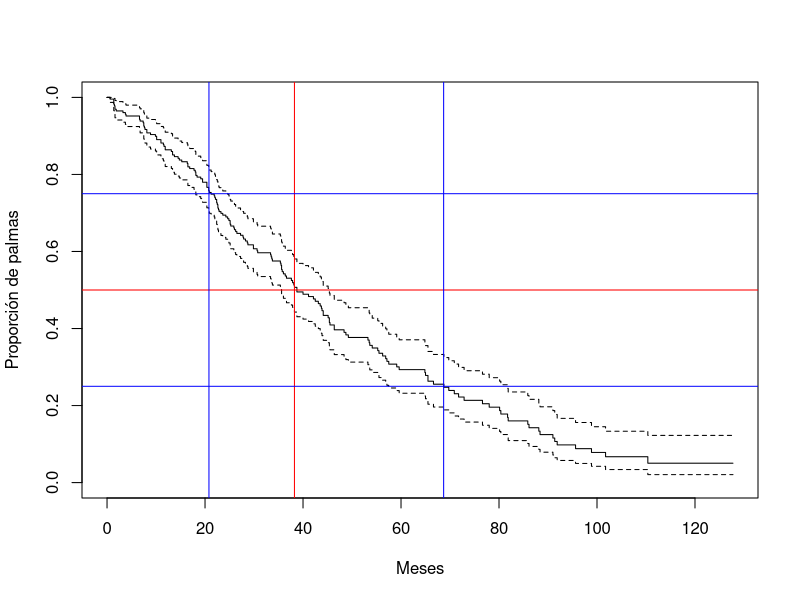
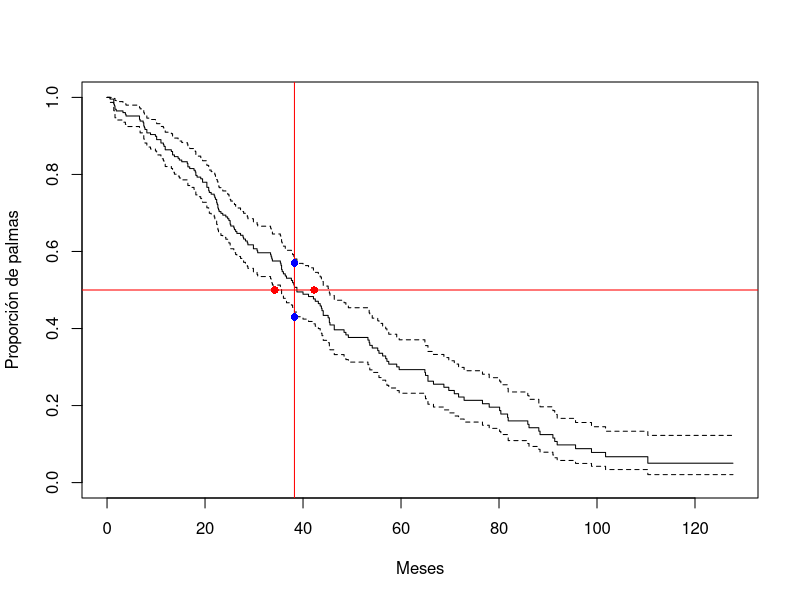
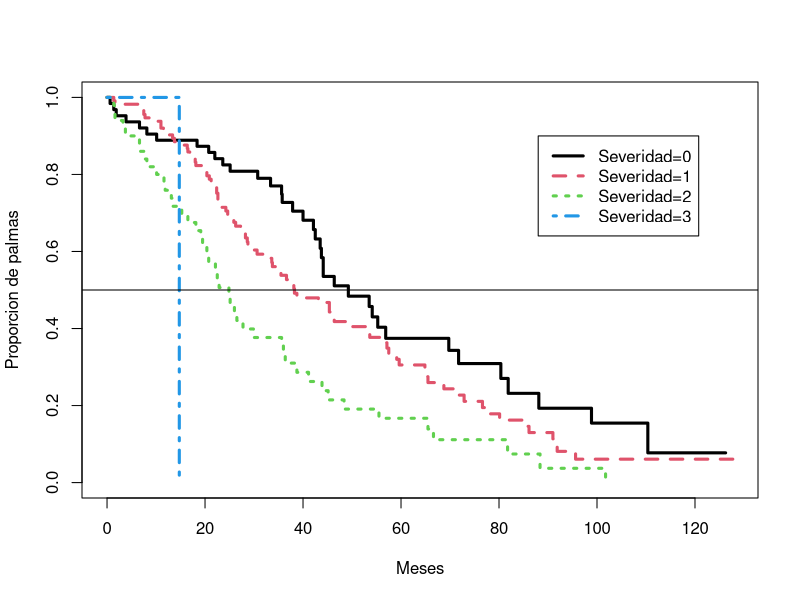
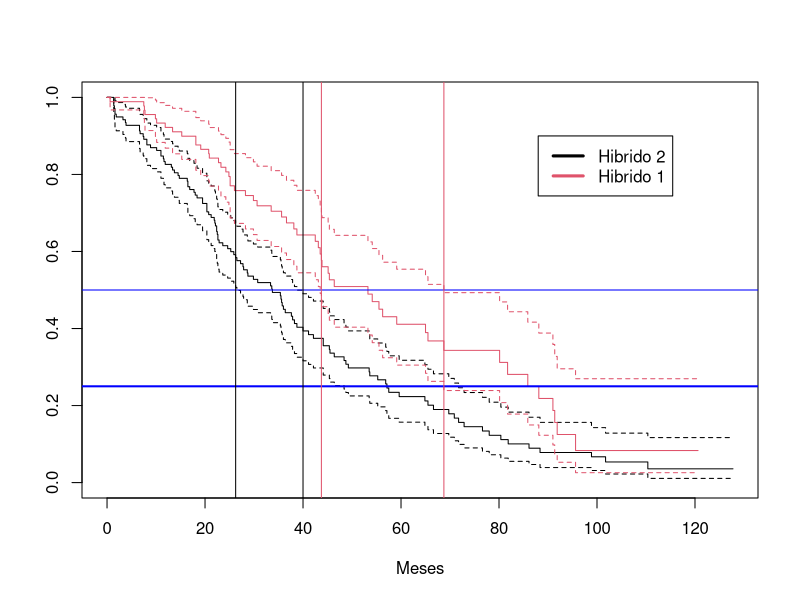
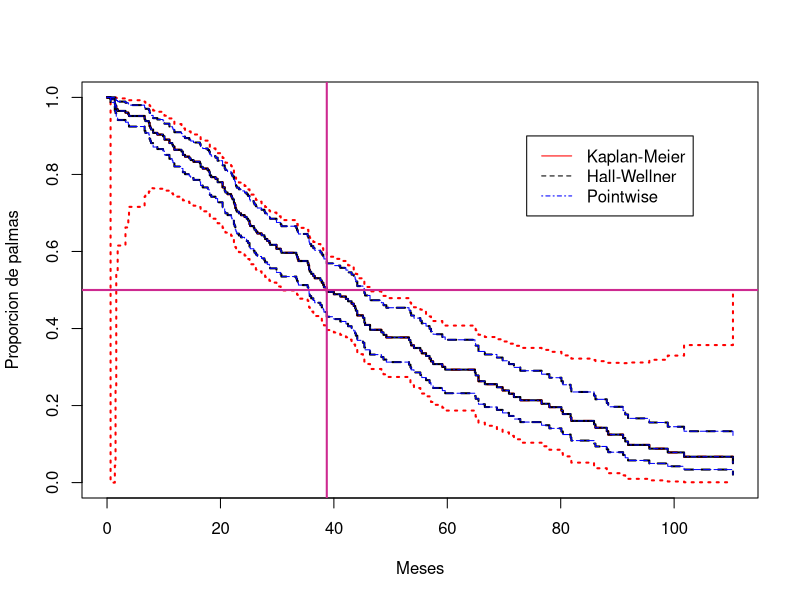
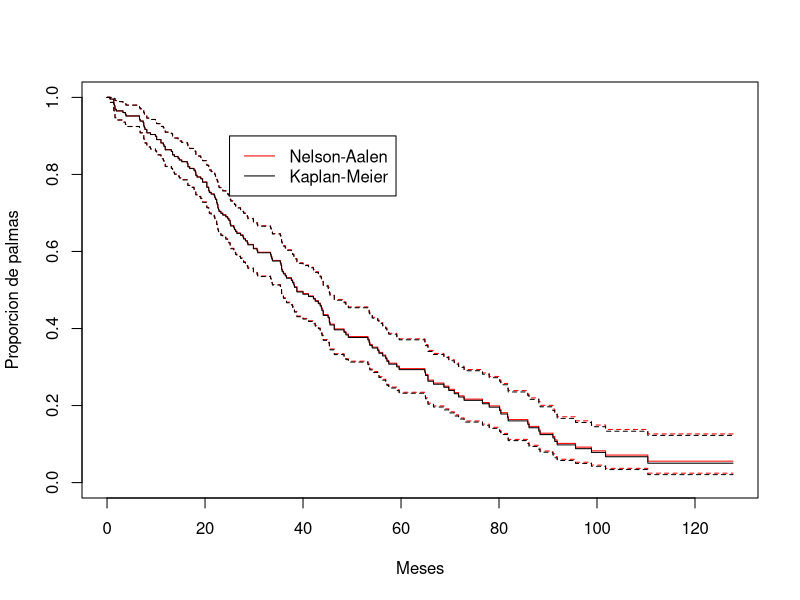
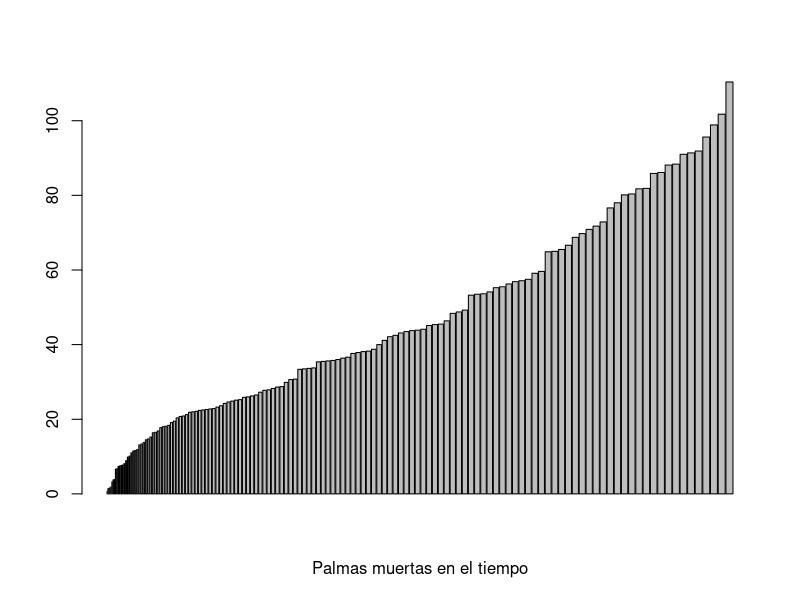
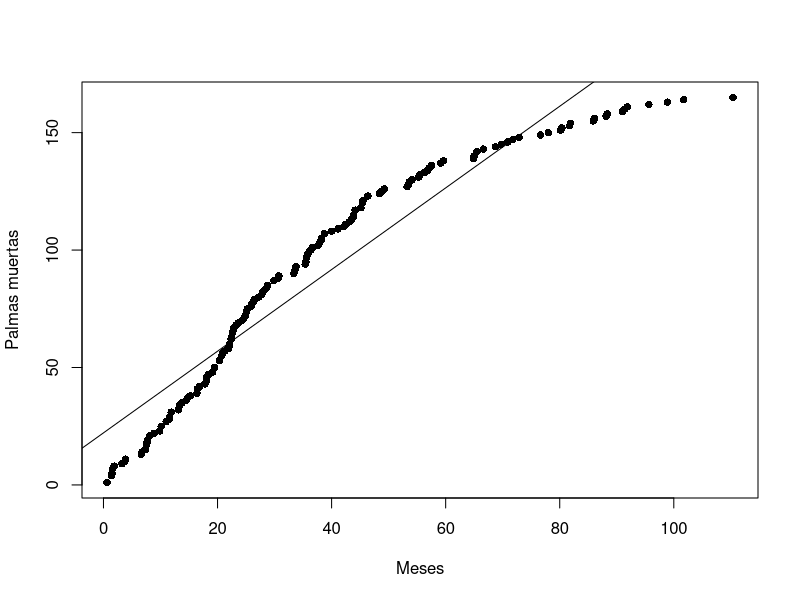

Recreate these plots in R, in order.
## ---- chunk 1
knitr::opts_chunk$set(echo = TRUE)
## ---- chunk 2
##Primero se debe cargar la libreria y el dataframe prehecho para el analisis
library(survival)
str(lung)
max(lung$time)
min(lung$time)
max(lung$age)
min(lung$age)
## ---- chunk 3
#Con los maximos y minimos del tiempo y la edad, se decide hacer unos ajustes para que sea un escenario mas parecido a palma, se plantea manejar todo en meses
#Simplemente se cambia el nombre de las variables en este chunk
Tiempo<- (lung$time)/8
Edad<- (lung$age)/1.014306760
Hibrido<- lung$sex
Estado <- lung$status
Severidad <- lung$ph.ecog
N17 <- lung$meal.cal
P17<- lung$wt.loss
DataPalma<-data.frame(Tiempo, Edad, Hibrido, Estado, Severidad, N17, P17) #Se crea el nuevo datafarme
## ---- chunk 4
SurvPalma<-Surv(Tiempo, Estado)
# lung.sur
class(SurvPalma)
## ---- chunk 5
Palma.fit<-survfit(SurvPalma~1)
summary(Palma.fit)
#Aqui se puede ver la supervivencia con respecto al tiempo
## ---- chunk 6
plot(Palma.fit,xlab="Meses",ylab="Proporción de palmas")
abline(h = 0.5, col='red') #Donde estan la proporcion del 50% de las palmas segun la matriz de arriba
abline(v = 38.25, col='red') #Tiempo donde muere el 50% de las palmas segun la matriz de arriba
abline(h = c(0.25, 0.75), col='blue')
abline(v = c(20.8, 68.7), col='blue') #Tiempo donde muere el 25% y el 75% de las palmas segun la matriz de arriba
## ---- chunk 7
#Aqui basicamente se busca representar graficamente un intervalo para la supervivencia y no solo un punto especifico
plot(Palma.fit,xlab="Meses",ylab="Proporción de palmas")
abline(h = 0.5, col='red')
abline(v = 38.25, col='red')
points(c(38.25, 38.25), c(0.43, 0.57), pch =16, col='blue')
points(c(34.25, 42.25), c(0.5, 0.5), pch =16, col='red')
## ---- chunk 8
Palma.fit.strata<-survfit(SurvPalma~Severidad,DataPalma)
plot(Palma.fit.strata, lty = 1:4,col=1:4,xlab="Meses",ylab="Proporcion de palmas",
     lwd=3)
legend(88, .9, c("Severidad=0", "Severidad=1","Severidad=2","Severidad=3"), lty = 1:4,col=1:4, lwd=3)
abline(h = 0.5)
## ---- chunk 9
Palma.fit.strata<-survfit(SurvPalma~Hibrido,DataPalma)

plot(Palma.fit.strata, conf.int = 0.95,
     col=1:2, xlab = 'Meses', lwd=1)
legend(88, .9, c("Hibrido 2", "Hibrido 1"), col=1:2, lwd=3)
abline(h = 0.25, col = 'blue', lwd=2)
abline(h = 0.5, col = 'blue')
abline(v = c(26.25, 40), col = 1)
abline(v = c(43.75, 68.75), col = 2)
#El tiempo de supervivencia es menor para las palmas del hibrido 2 con respecto a las palmas del hibrido 1
## ---- chunk 10
## Intervalos de Confianza para el estimador Kaplan-Meier
library(km.ci)
a<-km.ci(Palma.fit, conf.level=0.95, tl=NA, tu=NA, method="loghall")
plot(a, lty=2, lwd=2, col = 'red',xlab='Meses',ylab="Proporcion de palmas",)
lines(Palma.fit, lwd=2, lty=1, col = 'black')
lines(Palma.fit, lwd=1, lty=4, conf.int=T, col = 'blue')
linetype<-c(1, 2, 4)
legend(74, .9, c("Kaplan-Meier", "Hall-Wellner", "Pointwise"),
       lty = linetype,
       col = c('red', 'black', 'blue'))

abline(h = 0.5, col='maroon3', lwd=2)
abline(v = 38.75, col='maroon3', lwd=2)

## ---- chunk 11
aalen.fit<- survfit(coxph(SurvPalma~1), type="aalen")
sum_aalen.fit = summary(aalen.fit)

plot(aalen.fit,xlab='Meses',ylab="Proporcion de palmas", col="red",lwd=1,lty=1)
lines(Palma.fit, lwd=1, lty=1)
legend(25, .9,
       c("Nelson-Aalen", "Kaplan-Meier"),
       lty=c(1,1),
       col=c("red", "black"))
#No parametricos, los estimadores son similares
## ---- chunk 12
barplot(sum_aalen.fit$time, cumsum(sum_aalen.fit$n.event),xlab='Palmas muertas en el tiempo')
## ---- chunk 13
mod_suv = lm(cumsum(sum_aalen.fit$n.event) ~ sum_aalen.fit$time)
summary(mod_suv)

plot(sum_aalen.fit$time, cumsum(sum_aalen.fit$n.event),xlab='Meses',ylab="Palmas muertas", pch = 16)
abline(mod_suv)
## ---- chunk 14
survdiff(SurvPalma~Severidad,DataPalma)

# Prueba de log-rank or Mantel-Haenszel
survdiff(SurvPalma~Hibrido,DataPalma, rho = 0)
# Preuba de Peto & Peto modification of the Gehan-Wilcoxon test
survdiff(SurvPalma~Hibrido,DataPalma, rho = 1)


survdiff(SurvPalma~Hibrido + Severidad,DataPalma)
## ---- chunk 15
par.wei<-survreg(SurvPalma~1,dist="w")
par.wei
## ---- chunk 16
kappa<-par.wei$scale
lambda<-exp(-par.wei$coeff[1])
zeit<-seq(from=0,to=130,length.out=130)
s<-exp(-(lambda*zeit)^kappa)
h<-lambda^kappa *kappa*zeit^(kappa-1)
par(mfrow=c(2,1))
plot(zeit,h,xlab="Meses",ylab="h(t)", pch = 16, cex = 0.1, las = 1)
plot(zeit,s,xlab="Meses",ylab="s(t)", pch = 16, cex = 0.1, las = 1)
#Graficos de riesgo y supervivencia
